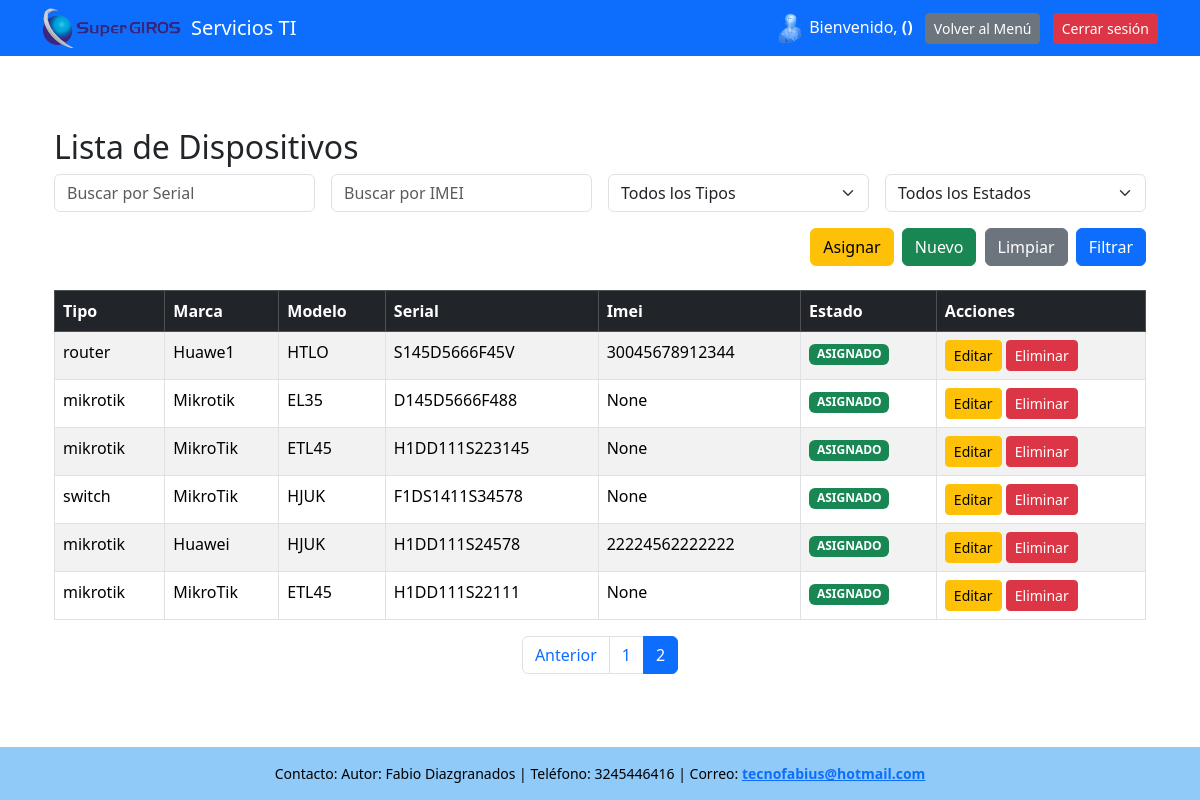
Page /inventario/?page=2&serial=&imei= (signed in) on the earlier database version.
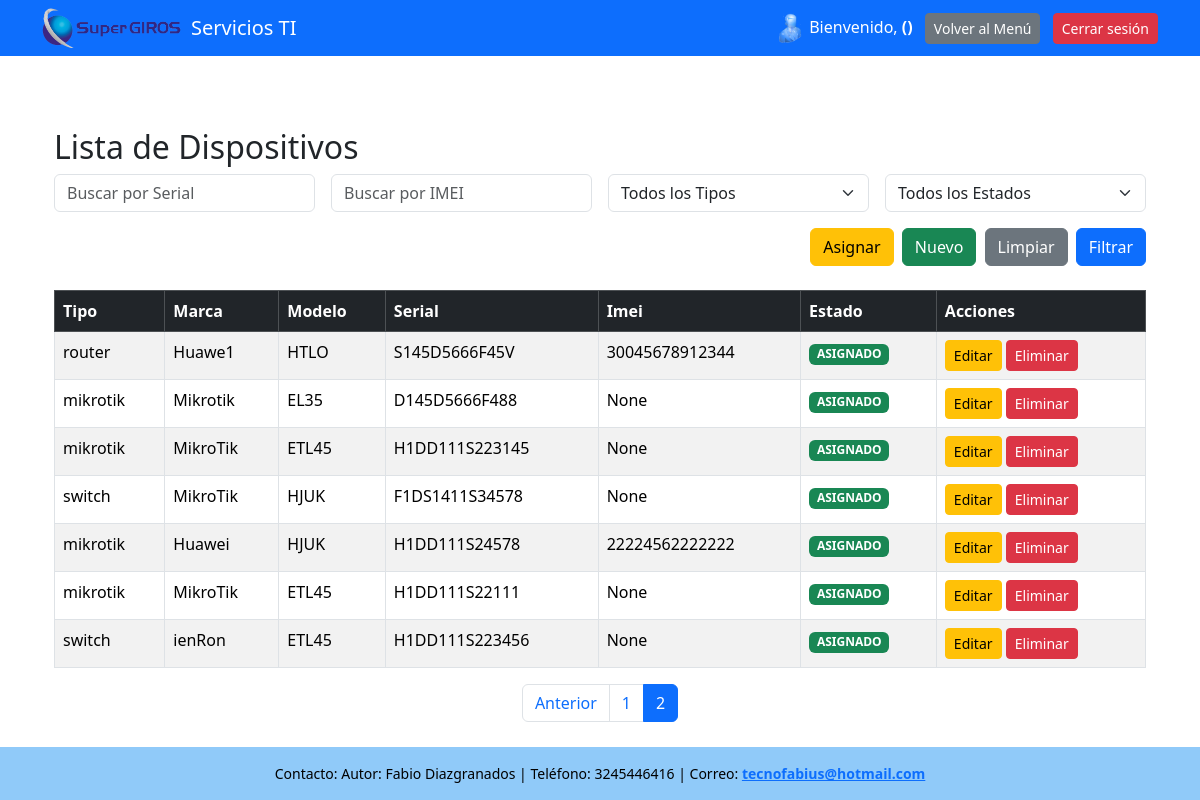
Same page on the later database version.
### servicios_ti/models.py (models this page shows, shortened)
class Dispositivo(models.Model):
    TIPOS = [
        ('router', 'Router'),
        ('mikrotik', 'Mikrotik'),
        ('switch', 'Switch'),
        ('radio', 'Radio')
    ]
    OPERADOR = [
        ('tigo', 'Tigo'),
        ('claro', 'Claro'),
        ('movistar', 'Movistar'),
        ('no', 'No')
    ]
    ESTADO = [
        ('SIN_ASIGNAR', 'SIN_ASIGNAR'),
        ('ASIGNADO', 'ASIGNADO'),
    ]
    tipo = models.CharField(max_length=100, choices=TIPOS)
    marca = models.CharField(max_length=100)
    modelo = models.CharField(max_length=100)
    serial = models.CharField(max_length=100,unique=True)
    imei = models.CharField(max_length=15, unique=True, null=True, blank=True)
    operador = models.CharField(max_length=100, choices=OPERADOR)
    numero_sincard = models.CharField(max_length=15,null=True, blank=True, unique=True)
    descripcion = models.TextField(null=True, blank=True)
    estado = models.CharField(max_length=100, choices= ESTADO)

### servicios_ti/views.py (the view)
# urls.py: path('inventario/', views.lista_dispositivos, name='lista_dispositivos'),
def lista_dispositivos(request):
    if 'usuario_id' not in request.session:
        return redirect('login')
    dispositivos = Dispositivo.objects.all()
    serial = request.GET.get('serial')
    imei = request.GET.get('imei')
    tipo = request.GET.get('tipo')
    estado = request.GET.get('estado')
    if serial:
        dispositivos = dispositivos.filter(serial__icontains=serial)
    if imei:
        dispositivos = dispositivos.filter(imei__icontains=imei)
    if tipo:
        dispositivos = dispositivos.filter(tipo=tipo)
    if estado:
        dispositivos = dispositivos.filter(estado=estado)
    paginator = Paginator(dispositivos, 10)  # 10 por página
    page_number = request.GET.get('page')
    page_obj = paginator.get_page(page_number)
    tipos = Dispositivo.objects.values_list('tipo', flat=True).distinct()
    estados = Dispositivo.objects.values_list('estado', flat=True).distinct()
    return render(request, 'list_dispositivos.html', {
        'page_obj': page_obj,
        'tipos': tipos,
        'estados': estados,
        'serial': serial or '',
        'imei': imei or '',
        'tipo': tipo or '',
        'estado': estado or ''
    })

### servicios_ti/templates/list_dispositivos.html (shortened to what this page needs)
{% extends "base.html" %}
{% block content %}
<div class="container mt-5">
    <h2>Lista de Dispositivos</h2>
<form method="get" class="row g-3 mb-4">
    <div class="col-md-3">
        <input type="text" name="serial" placeholder="Buscar por Serial" class="form-control" value="{{ serial }}">
    </div>
    <div class="col-md-3">
        <input type="text" name="imei" placeholder="Buscar por IMEI" class="form-control" value="{{ imei }}">
    </div>
    <div class="col-md-3">
        <select name="tipo" class="form-select">
            <option value="">Todos los Tipos</option>
        </select>
    </div>
    <div class="col-md-3">
        <select name="estado" class="form-select">
            <option value="">Todos los Estados</option>
        </select>
    </div>
    <div class="col-12 text-end">
        <a href="{% url 'asignar_dispositivo' %}" class="btn btn-warning ms-1">Asignar</a>
        <a href="{% url 'crear_dispositivo' %}" class="btn btn-success ms-1">Nuevo</a>
        <a href="{% url 'lista_dispositivos' %}" class="btn btn-secondary ms-1">Limpiar</a>
        <button type="submit" class="btn btn-primary ms-1">Filtrar</button>
    </div>
</form>
    <table class="table table-bordered table-striped">
        <thead class="table-dark">
            <tr>
                <th>Tipo</th>
                <th>Marca</th>
                <th>Modelo</th>
                <th>Serial</th>
                <th>Imei</th>
                <th>Estado</th>
                <th>Acciones</th>
            </tr>
        </thead>
        <tbody>
            {% for dispositivo in page_obj %}
            <tr>
                <td>{{ dispositivo.tipo }}</td>
                <td>{{ dispositivo.marca }}</td>
                <td>{{ dispositivo.modelo }}</td>
                <td>{{ dispositivo.serial }}</td>
                <td>{{ dispositivo.imei }}</td>
                <td>
                <span class="badge {% if dispositivo.estado == 'ASIGNADO' %}bg-success{% else %}bg-info{% endif %}">
                        {{ dispositivo.estado }}
                </span>
                </td>
                <td>
                    <a href="{% url 'editar_dispositivo' dispositivo.id %}" class="btn btn-warning btn-sm">Editar</a>
                    <a href="{% url 'eliminar_dispositivo' dispositivo.id %}" class="btn btn-danger btn-sm">Eliminar</a>
                </td>
            </tr>
            {% empty %}
            <tr>
                <td colspan="7" class="text-center">No hay dispositivos encontrados.</td>
            </tr>
            {% endfor %}
        </tbody>
    </table>
    {% if page_obj.has_other_pages %}
    <nav class="d-flex justify-content-center">
        <ul class="pagination">
            {% if page_obj.has_previous %}
            <li class="page-item">
                <a class="page-link" href="?page={{ page_obj.previous_page_number }}&serial={{ serial }}&imei={{ imei }}">Anterior</a>
            </li>
            {% endif %}
            {% for num in page_obj.paginator.page_range %}
                {% if page_obj.number == num %}
                    <li class="page-item active"><span class="page-link">{{ num }}</span></li>
                {% else %}
                    <li class="page-item">
                        <a class="page-link" href="?page={{ num }}&serial={{ serial }}&imei={{ imei }}">{{ num }}</a>
                    </li>
                {% endif %}
            {% endfor %}
        </ul>
    </nav>
    {% endif %}
</div>
{% endblock %}

Differences in the rows shown:
added Dispositivo: tipo "switch", marca "ienRon", modelo "ETL45", serial "H1DD111S223456", imei "None", estado "ASIGNADO"
